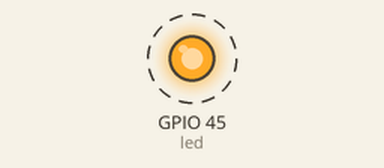
Simulated run of this program. Board: ESP32 board running MicroPython. Shown: output pins drawn as LEDs (lit = HIGH). Dashed ring = blinking.

Above: at 0.2 s.
Timing chart, 0 to 3.0 s (numbered marks = the images above):
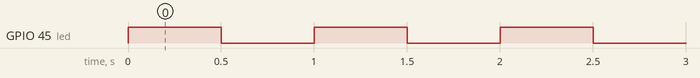

Measured:
- by itself, GPIO 45 (led): alternates HIGH for 0.50 s and LOW for 0.50 s

The program:

led_blink.py
```python
"""
Blink the LED on GPIO 45 on the Freenove ESP32-S3 board
"""

from machine import Pin
from utime import sleep_ms

led = Pin(45, Pin.OUT)

try:
    # Blink the LED once per second
    while True:
        led.toggle()
        sleep_ms(500)
except KeyboardInterrupt:
    led.off()
    print('Program Stopped')
```
